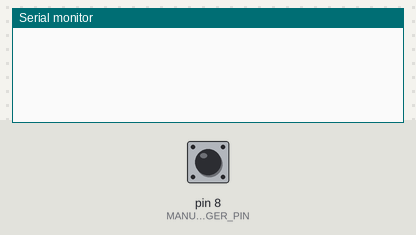
A sketch run on a simulated Arduino Uno, built with avr-gcc and run on an emulated ATmega328P. Parts: the last lines printed to the serial monitor. Inputs (shaded band) come from the test bench; at power-on: pin 8 (MANUAL_PUMP_TRIGGER_PIN) LOW.

Above: at 1.2 s.
1.3 s: pin 8 (MANUAL_PUMP_TRIGGER_PIN) driven HIGH
At 1.9 s:
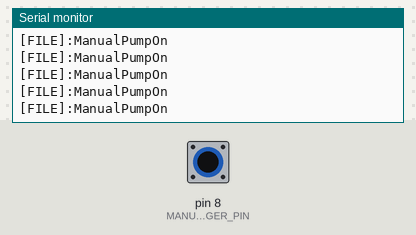
3.2 s: pin 8 (MANUAL_PUMP_TRIGGER_PIN) driven LOW
At 3.6 s:
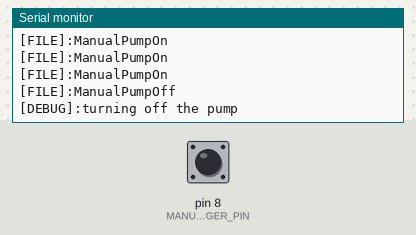
4.8 s: pin 8 (MANUAL_PUMP_TRIGGER_PIN) driven HIGH
At 5.5 s:
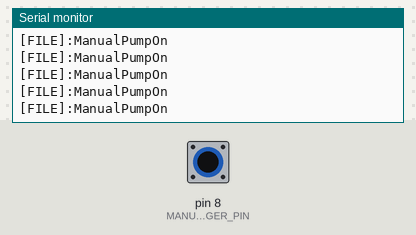

Measured:
- after the input at 1.3 s, the serial monitor: prints a new line at once (image 1)
- after the input at 3.2 s, the serial monitor: prints a new line after 0.09 s (image 2)

The sketch:

waterio.ino
```cpp
// variables
bool isPumpActive = false;
bool manualPumpOn = false;
unsigned long pumpUpdateTime = 0;
long numberOfPumpActivations = 0;
long displayUpdateTime = 0;
unsigned long soilSensorReadTime = 0;

// pins
const byte PUMP_TRIGGER_PIN = 2;
const byte SOIL_SENSOR_POWER_PIN = 13;
const int SOIL_SENSOR_READ_PIN = A0;

const byte MANUAL_PUMP_TRIGGER_PIN = 8;

// constants
unsigned const long WAIT_TIME_MS = 14400000;
unsigned const int ON_TIME_MS = 20000;
unsigned const int SOIL_READ_WAIT_TIME_MS = 1800000;

void setup() {
		 pinMode(PUMP_TRIGGER_PIN, OUTPUT);
			    pinMode(MANUAL_PUMP_TRIGGER_PIN, INPUT);

					pinMode(SOIL_SENSOR_POWER_PIN, OUTPUT);
					  digitalWrite(PUMP_TRIGGER_PIN, LOW);

							    Serial.begin(9600);
}


void loop() 	{
		HandlePump();
			HandleMoistureSensor();
				HandleManualTrigger();
}

void HandleMoistureSensor() {
		if (millis() - soilSensorReadTime > SOIL_READ_WAIT_TIME_MS) {
					ReadSoil();
							soilSensorReadTime = millis();
								}
}

void ReadSoil() {
			digitalWrite(SOIL_SENSOR_POWER_PIN, HIGH);
				delay(100);
					int moistureValue = analogRead(SOIL_SENSOR_READ_PIN);
						digitalWrite(SOIL_SENSOR_POWER_PIN, LOW);

							LogToFile(String("SoilMoisture,") += String(moistureValue));
}

void HandleManualTrigger()
{
	  if (digitalRead(MANUAL_PUMP_TRIGGER_PIN) == HIGH) {
		  	LogToFile("ManualPumpOn");
				  manualPumpOn = true;
				  	digitalWrite(PUMP_TRIGGER_PIN, HIGH);
					  } else if (!isPumpActive && manualPumpOn) {
						      LogToFile("ManualPumpOff");
							  	LogDebug("turning off the pump");
									digitalWrite(PUMP_TRIGGER_PIN, LOW);
										manualPumpOn = false;
										  }
}

void HandlePump(){
	  // every second
	  if (ShouldTurnOnPump() && !isPumpActive) {
		      Serial.println("[PumpOn]");
			      pumpUpdateTime = millis();
				      isPumpActive = true;
					      numberOfPumpActivations++;
						      digitalWrite(PUMP_TRIGGER_PIN, HIGH);
							    }

	    if (ShouldTurnOffPump()) {
			    Serial.println("[PumpOff]");
				    isPumpActive = false;
					    pumpUpdateTime = millis();
						    digitalWrite(PUMP_TRIGGER_PIN, LOW);
							  }


}


long getOnTime() {
		return (ON_TIME_MS - (millis() - pumpUpdateTime)) / 1000;
}

long getWaitTime() {
		return (WAIT_TIME_MS - (millis() - pumpUpdateTime)) / 1000;
}

bool ShouldTurnOnPump() {
	  if (millis() - pumpUpdateTime > WAIT_TIME_MS) {

		      return true;
			    }

	    return false;
}

bool ShouldTurnOffPump() {
	  if (isPumpActive && (millis() - pumpUpdateTime) > (ON_TIME_MS)) {
		      return true;
			    }
	    return false;
}

void LogToFile(String message) {
					Serial.print("[FILE]:");
							Serial.println(message);
}

void LogDebug(String message) {
		Serial.print("[DEBUG]:");
			Serial.println(message);
}
```
